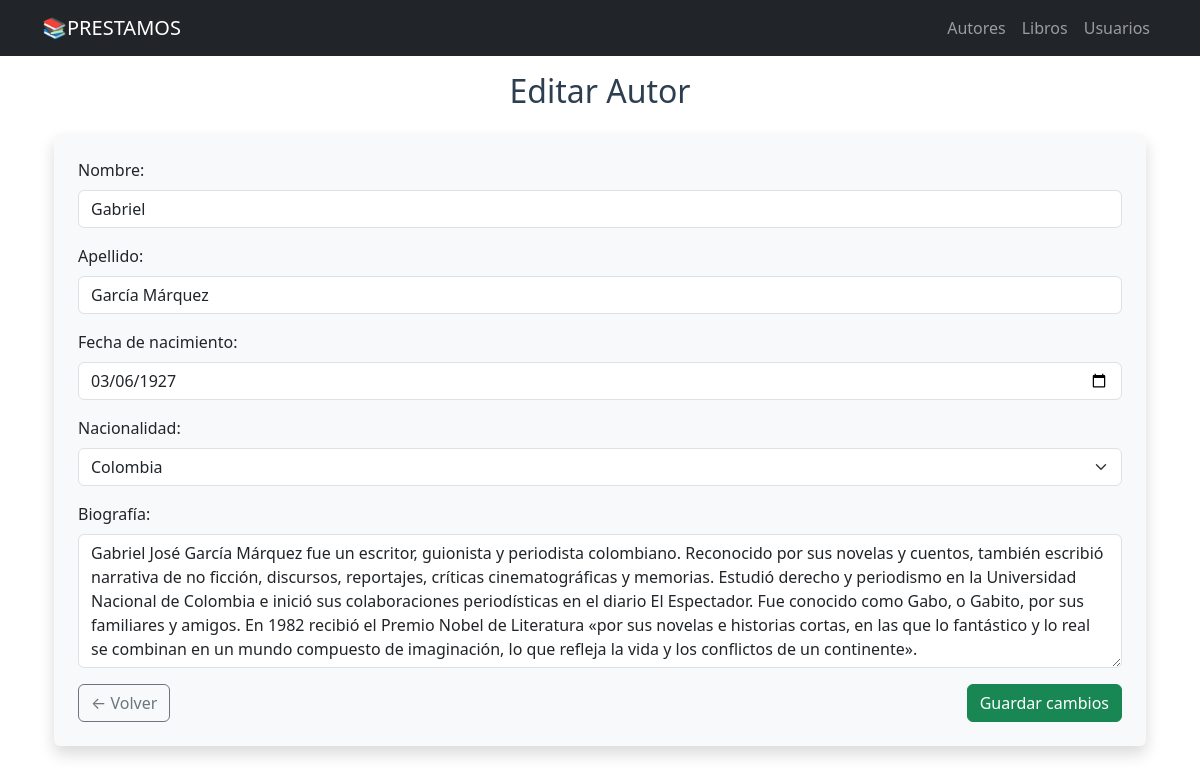
The app's page /autores/1 with its own data.
### app/models/autores.py (models this page shows, shortened)
class Autor(Base):
    __tablename__ = 'autores'
    autor_id = Column(Integer, primary_key=True)
    nombre = Column(String, nullable=False)
    apellido = Column(String, nullable=False)
    fecha_nacimiento = Column(Date, nullable=True)
    nacionalidad_id = Column(Integer, ForeignKey('nacionalidad.nacionalidad_id'))
    biografia = Column(Text, nullable=True)
    nacionalidad = relationship("Nacionalidad", back_populates="autores")
    libros = relationship("Libro", back_populates="autor")

### app/frontend/autores.py (the view)
@router.get("/autores/{autor_id}", response_class=HTMLResponse)
async def detail_autor_html(request: Request, autor_id: int):
    autor = db_autores.get_por_id(autor_id)
    if not autor:
        raise HTTPException(status_code=404, detail="Autor no encontrado")
    nacionalidades = db_nacionalidades.get_todos(order_by=Nacionalidad.sdes)
    return templates.TemplateResponse(
        "autores/detail.html",
        {"request": request, "autor": autor, "nacionalidades": nacionalidades}
    )

### templates/autores/detail.html (shortened to what this page needs)
{% extends "base.html" %}
{% block content %}
<br>
<div class="container mt-4">
    <h2 class="mb-4 text-center">Editar Autor</h2>
    <form method="post" action="/api/autores/{{ autor.autor_id }}/update" class="p-4 shadow rounded bg-light">
        <div class="mb-3">
            <label for="nombre" class="form-label">Nombre:</label>
            <input type="text" class="form-control" id="nombre" name="nombre" value="{{ autor.nombre }}" required>
        </div>
        <div class="mb-3">
            <label for="apellido" class="form-label">Apellido:</label>
            <input type="text" class="form-control" id="apellido" name="apellido" value="{{ autor.apellido }}" required>
        </div>
        <div class="mb-3">
            <label for="fecha_nacimiento" class="form-label">Fecha de nacimiento:</label>
            <input type="date" class="form-control" id="fecha_nacimiento" name="fecha_nacimiento"
                   value="{{ autor.fecha_nacimiento.strftime('%Y-%m-%d') if autor.fecha_nacimiento else '' }}">
        </div>
        <div class="mb-3">
            <label for="nacionalidad_id" class="form-label">Nacionalidad:</label>
            <select class="form-select" id="nacionalidad_id" name="nacionalidad_id" required>
                {% for nacionalidad in nacionalidades %}
                    <option value="{{ nacionalidad.nacionalidad_id }}"
                        {% if autor.nacionalidad and autor.nacionalidad.nacionalidad_id == nacionalidad.nacionalidad_id %}selected{% endif %}>
                        {{ nacionalidad.sdes }}
                    </option>
                {% endfor %}
            </select>
        </div>
        <div class="mb-3">
            <label for="biografia" class="form-label">Biografía:</label>
            <textarea class="form-control" id="biografia" name="biografia" rows="5">{{ autor.biografia or '' }}</textarea>
        </div>
        <div class="d-flex justify-content-between">
            <a href="/autores" class="btn btn-outline-secondary">
                ← Volver
            </a>
            <button type="submit" class="btn btn-success">
                 Guardar cambios
            </button>
        </div>
    </form>
</div>
{% endblock %}

### static/css/styles.css (style rules this page uses)
h1, h2 { text-align: center; margin-bottom: 2.5rem; color: #2c3e50; }

### records on screen
Autor: nombre "Gabriel", apellido "García Márquez", fecha_nacimiento "03/06/1927", biografia "Gabriel José García Márquez fue un escritor, guionista y periodista colombiano. Reconocido por sus novelas y cuentos, también escribió narrativa de no ficción, discursos, reportajes, críticas cinematográficas y memorias. Estudió derecho y periodismo en la Universidad Nacional de Colombia e inició sus colaboraciones periodísticas en el diario El Espectador. Fue conocido como Gabo, o Gabito, por sus familiares y amigos. En 1982 recibió el Premio Nobel de Literatura «por sus novelas e historias cortas, en las que lo fantástico y lo real se combinan en un mundo compuesto de imaginación, lo que refleja la vida y los conflictos de un continente»."

### other values on screen
form field nacionalidad_id "Colombia"
